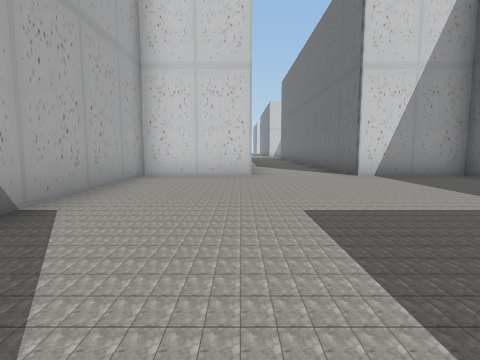
[1] (above)

22 first-person views from a walk through a scene from a Unity 3-D project. The camera is 1.2 m above the floor, tilts 6° down and sees 80° across. The floor is counted in squares, 2 m on a side. Each view is taken from the middle of a square. On the plan, view 1 faces up. The plan holds only what a view shows up to about 9 squares ahead; the rest is blank. The place goes on beyond the plan.

[2]
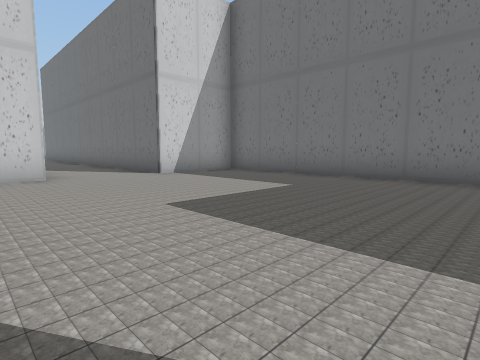

[3]
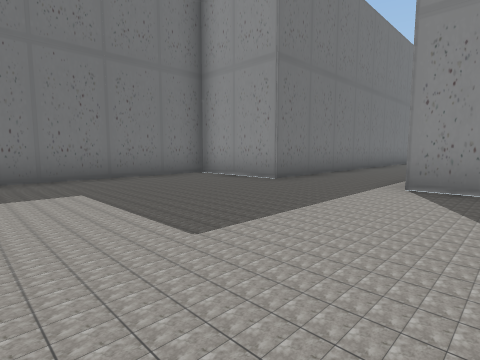

[4]
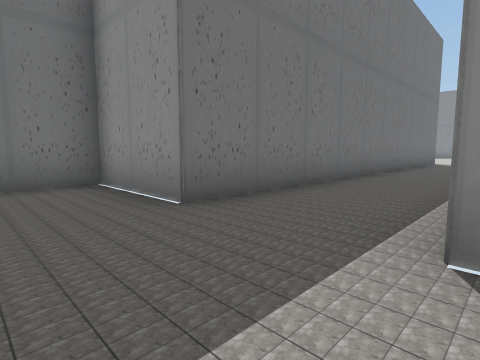

[5]
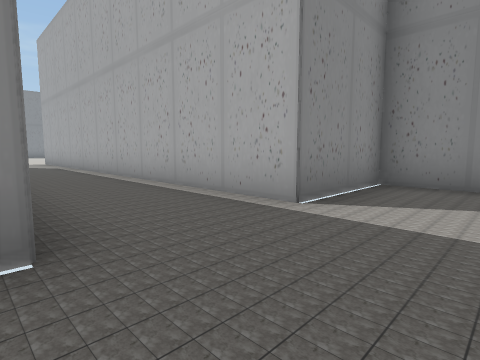

[6]
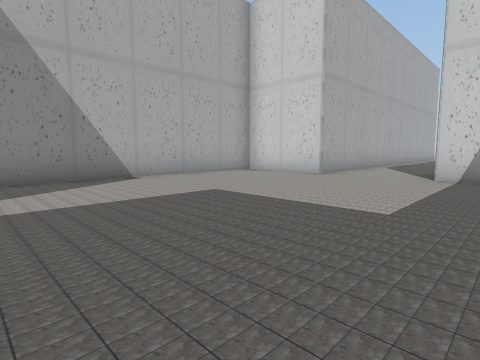

[7]
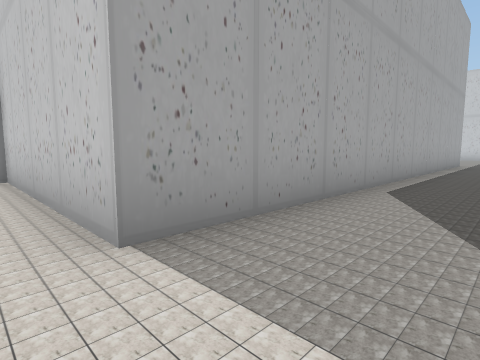

[8]
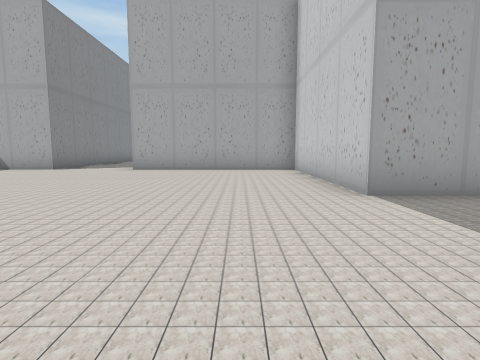

[9]
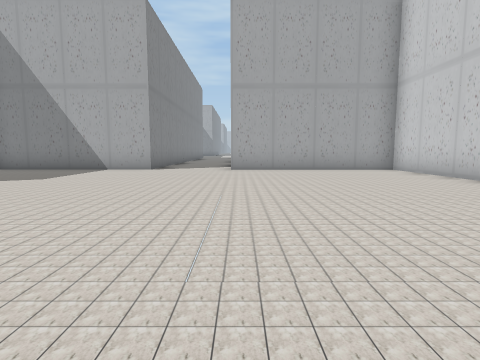

[10]
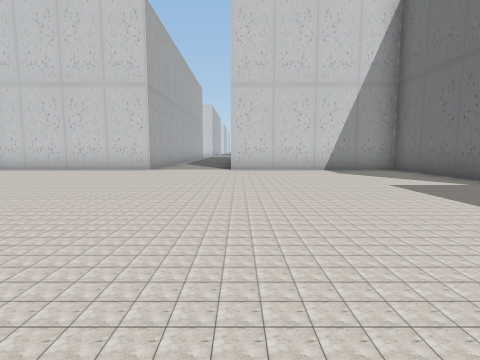

[11]
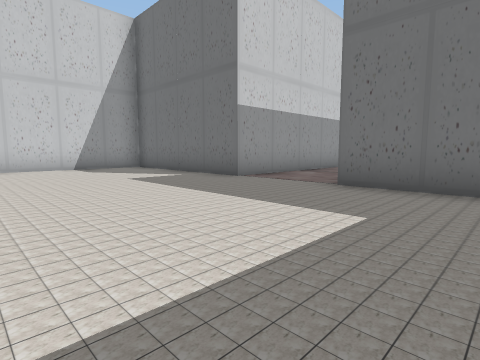

[12]
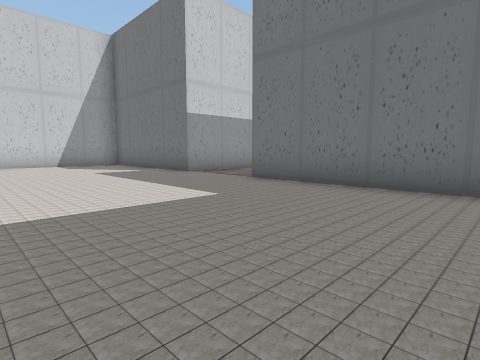

[13]
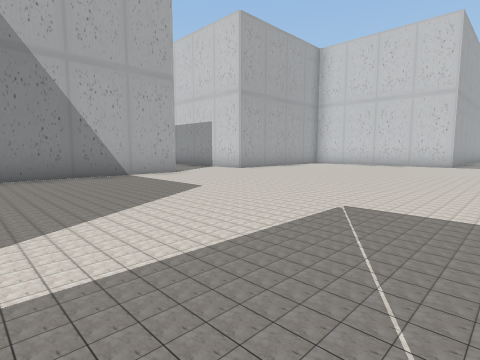

[14]
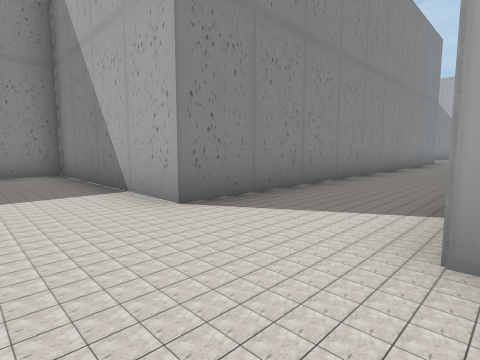

[15]
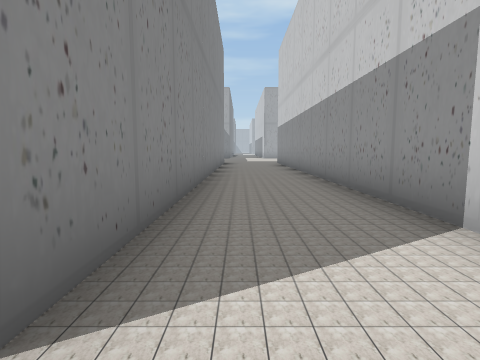

[16]
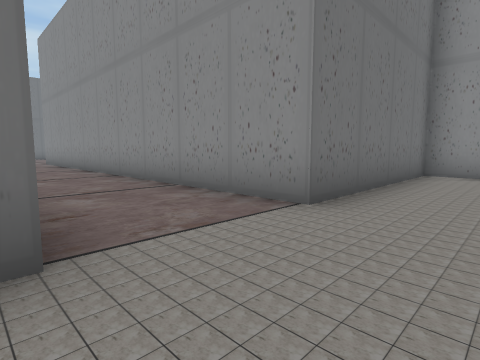

[17]
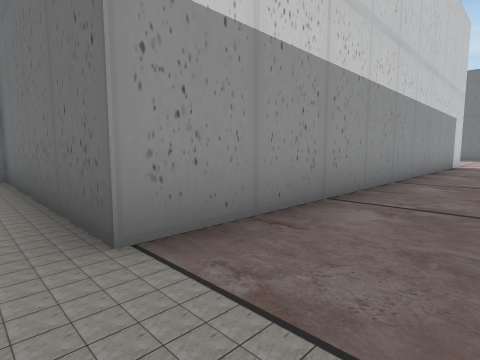

[18]
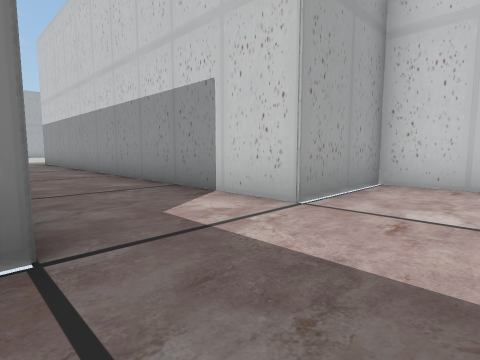

[19]
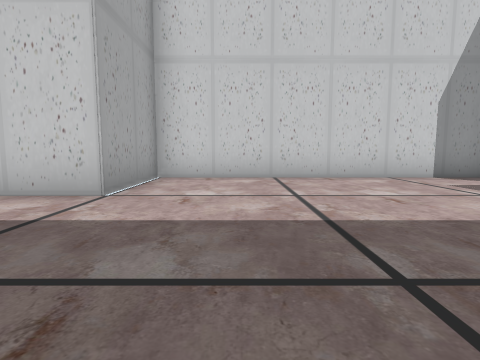

[20]
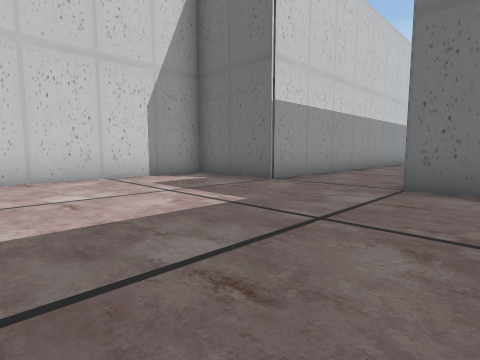

[21]
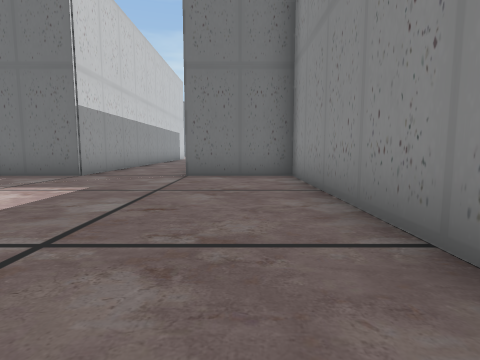

[22]
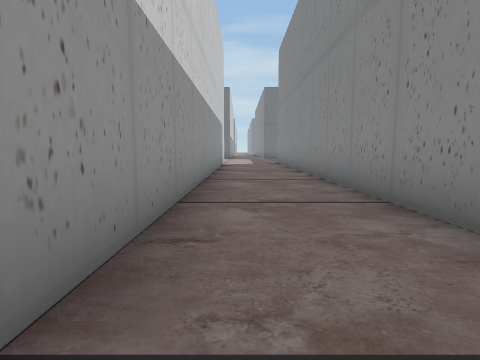

### Floor plan
Ten units are one square. View 1 is at (0, 0); x grows to the right and y downward. Boxes are objects, and circles mark ways between rooms. Rooms are numbered by the first view taken in them; rooms with no view inside come last. Other rooms are left out.
<svg viewBox="-136 -96 502 356">
<path fill="none" stroke="#000" d="M3 -91 3 -66 -22 -66 -22 8 3 8 3 133M27 91 27 8 52 8 52 -66 27 -66 27 -91M3 133 -48 133 -48 184M-60 183 -131 183M77 255 77 207 161 207M-131 207 -48 207 -48 255M202 183 77 183 77 133 26 133M290 207 361 207M224 232 277 232 277 206M359 183 277 183 277 158 202 158 202 183"/>
<circle cx="15" cy="130" r="3" fill="#2a7"/>
<circle cx="200" cy="195" r="3" fill="#2a7"/>
<text x="10" y="0">1</text>
<text x="20" y="190">2</text>
<text x="270" y="190">3</text>
</svg>
Room 1 opens to room 2. Room 2 opens to room 3.

Where each view was taken, in squares from view 1:
view 1: 0 up, 0 right, facing up
view 2: 0 up, 1 left, facing up-right
view 3: 4 up, 1 left, facing down-right
view 4: 1 up, 0 right, facing down-right
view 5: 1 up, 3 right, facing down-left
view 6: 0 up, 4 right, facing up-left
view 7: 14 down, 2 right, facing up-left
view 8: 15 down, 4 right, facing left
view 9: 18 down, 4 right, facing left
view 10: 22 down, 3 right, facing up
view 11: 23 down, 3 right, facing up-right
view 12: 25 down, 3 right, facing up-right
view 13: 25 down, 2 right, facing up-left
view 14: 18 down, 3 left, facing down-left
view 15: 20 down, 4 left, facing left
view 16: 18 down, 6 right, facing down-right
view 17: 20 down, 7 right, facing up-right
view 18: 21 down, 22 right, facing up-left
view 19: 22 down, 22 right, facing up
view 20: 22 down, 23 right, facing up-right
view 21: 22 down, 21 right, facing right
view 22: 19 down, 27 right, facing right
